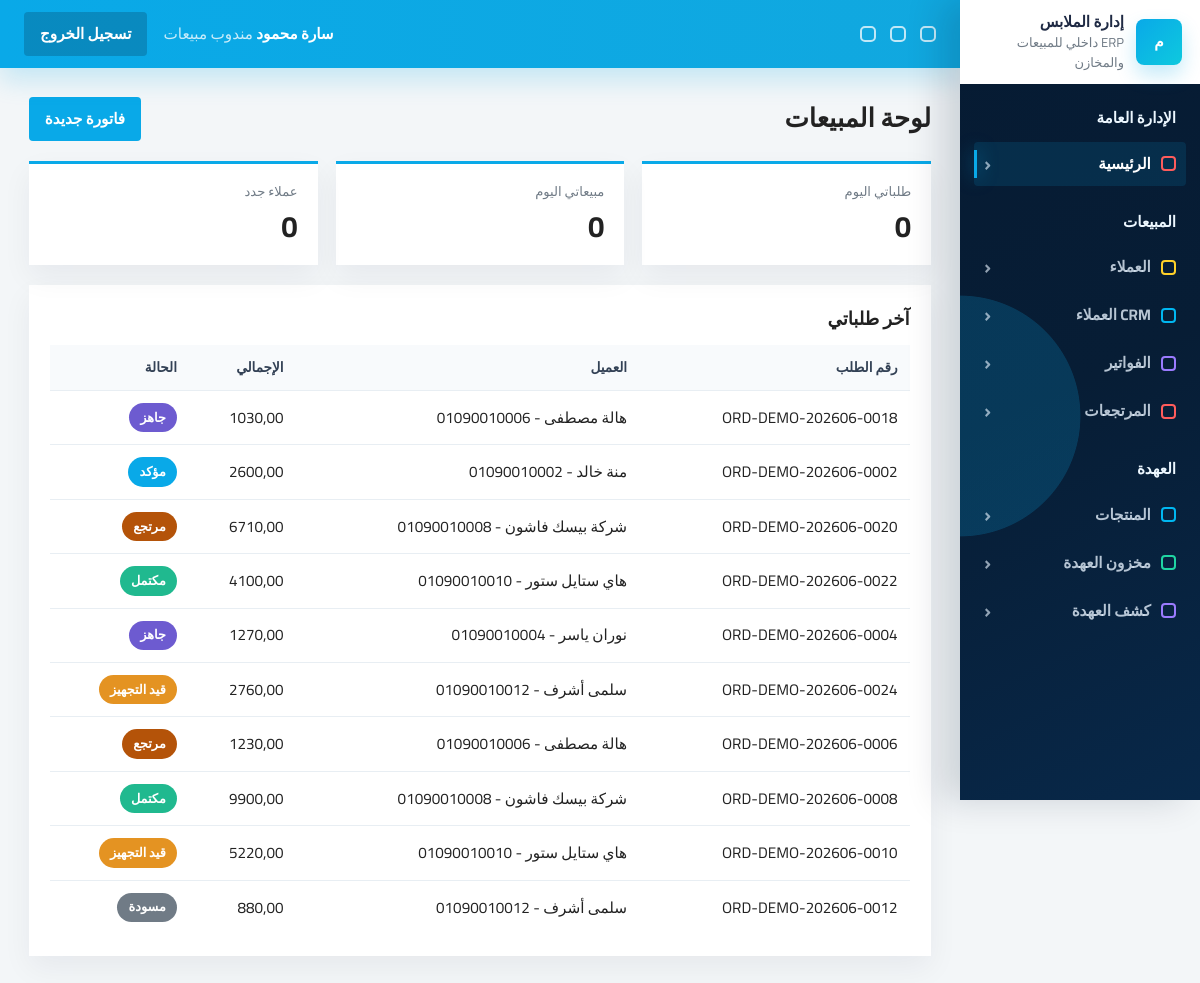
The page / (signed in) on the database its author committed.
### accounts/models.py (models this page shows, shortened)
class User(AbstractUser):
    ROLE_MANAGER = 'manager'
    ROLE_SALES = 'sales'
    ROLE_WAREHOUSE = 'warehouse'
    ROLE_CHOICES = [
        (ROLE_MANAGER, 'مسؤول النظام'),
        (ROLE_SALES, 'مندوب مبيعات'),
        (ROLE_WAREHOUSE, 'مسؤول مخزن'),
    ]
    role = models.CharField(max_length=20, choices=ROLE_CHOICES, default=ROLE_SALES, db_index=True)
    phone = models.CharField(max_length=20, blank=True, null=True)
    created_at = models.DateTimeField(auto_now_add=True, db_index=True)
    class Meta:
        indexes = [
            models.Index(fields=['role', 'is_active']),
            models.Index(fields=['created_at']),
        ]
    @property
    def is_manager(self):
        return self.role == self.ROLE_MANAGER or self.is_superuser

### orders/models.py (models this page shows, shortened)
class Order(models.Model):
    TYPE_B2C = 'b2c'
    TYPE_B2B = 'b2b'
    ORDER_TYPE_CHOICES = [
        (TYPE_B2C, 'قطاعي'),
        (TYPE_B2B, 'جملة'),
    ]
    STATUS_DRAFT = 'draft'
    STATUS_CONFIRMED = 'confirmed'
    STATUS_PREPARING = 'preparing'
    STATUS_READY = 'ready'
    STATUS_COMPLETED = 'completed'
    STATUS_CANCELLED = 'cancelled'
    STATUS_PARTIALLY_RETURNED = 'partially_returned'
    STATUS_RETURNED = 'returned'
    STATUS_CHOICES = [
        (STATUS_DRAFT, 'مسودة'),
        (STATUS_CONFIRMED, 'مؤكد'),
        (STATUS_PREPARING, 'قيد التجهيز'),
        (STATUS_READY, 'جاهز'),
        (STATUS_COMPLETED, 'مكتمل'),
        (STATUS_CANCELLED, 'ملغي'),
        (STATUS_PARTIALLY_RETURNED, 'مرتجع جزئيا'),
        (STATUS_RETURNED, 'مرتجع'),
    ]
    PAYMENT_UNPAID = 'unpaid'
    PAYMENT_PARTIAL = 'partial'
    PAYMENT_PAID = 'paid'
    PAYMENT_STATUS_CHOICES = [
        (PAYMENT_UNPAID, 'غير مدفوع'),
        (PAYMENT_PARTIAL, 'مدفوع جزئيا'),
        (PAYMENT_PAID, 'مدفوع بالكامل'),
    ]
    METHOD_CASH = 'cash'
    METHOD_COD = 'cod'
    METHOD_BANK = 'bank_transfer'
    METHOD_WALLET = 'wallet_transfer'
    PAYMENT_METHOD_CHOICES = [
        (METHOD_CASH, 'نقدي'),
        (METHOD_COD, 'الدفع عند الاستلام'),
        (METHOD_BANK, 'تحويل بنكي مسجل يدويا'),
        (METHOD_WALLET, 'تحويل محفظة مسجل يدويا'),
    ]
    order_number = models.CharField(max_length=50, unique=True, db_index=True)
    order_type = models.CharField(max_length=10, choices=ORDER_TYPE_CHOICES)
    customer = models.ForeignKey(Customer, on_delete=models.SET_NULL, null=True)
    warehouse = models.ForeignKey(Warehouse, on_delete=models.SET_NULL, null=True)
    status = models.CharField(max_length=20, choices=STATUS_CHOICES, default=STATUS_DRAFT, db_index=True)
    payment_status = models.CharField(max_length=20, choices=PAYMENT_STATUS_CHOICES, default=PAYMENT_UNPAID, db_index=True)
    payment_method = models.CharField(max_length=30, choices=PAYMENT_METHOD_CHOICES, default=METHOD_CASH)
    wallet_from_number = models.CharField(max_length=50, blank=True, null=True)
    wallet_to_number = models.CharField(max_length=50, blank=True, null=True)
    subtotal = models.DecimalField(max_digits=12, decimal_places=2, default=0)
    discount = models.DecimalField(max_digits=12, decimal_places=2, default=0)
    discount_amount = models.DecimalField(max_digits=12, decimal_places=2, default=0, validators=[MinValueValidator(0)])
    discount_percentage = models.DecimalField(max_digits=5, decimal_places=2, default=0, validators=[MinValueValidator(0), MaxValueValidator(100)])
    discount_reason = models.TextField(blank=True, null=True)
    discount_approved_by = models.ForeignKey(
        settings.AUTH_USER_MODEL,
        on_delete=models.SET_NULL,
        null=True,
        blank=True,
        related_name='approved_order_discounts',
    )
    total = models.DecimalField(max_digits=12, decimal_places=2, default=0)
    total_cost = models.DecimalField(max_digits=12, decimal_places=2, default=0)
    gross_profit = models.DecimalField(max_digits=12, decimal_places=2, default=0)
    paid_amount = models.DecimalField(max_digits=12, decimal_places=2, default=0)
    remaining_amount = models.DecimalField(max_digits=12, decimal_places=2, default=0)
    notes = models.TextField(blank=True, null=True)
    created_by = models.ForeignKey(settings.AUTH_USER_MODEL, on_delete=models.SET_NULL, null=True)
    created_at = models.DateTimeField(auto_now_add=True, db_index=True)
    updated_at = models.DateTimeField(auto_now=True)
    class Meta:
        indexes = [
            models.Index(fields=['order_number']),
            models.Index(fields=['status', 'created_at']),
            models.Index(fields=['created_at']),
        ]

### customers/models.py (models this page shows)
class Customer(models.Model):
    TYPE_B2C = 'b2c'
    TYPE_B2B = 'b2b'
    TYPE_RETAIL = 'retail'
    TYPE_WHOLESALE = 'wholesale'
    TYPE_VIP = 'vip'
    TYPE_INACTIVE = 'inactive'
    TYPE_POTENTIAL = 'potential'
    TYPE_PROBLEM = 'problem_customer'
    CUSTOMER_TYPE_CHOICES = [
        (TYPE_B2C, 'عميل فردي'),
        (TYPE_B2B, 'عميل جملة / شركة'),
        (TYPE_RETAIL, 'قطاعي'),
        (TYPE_WHOLESALE, 'جملة'),
        (TYPE_VIP, 'VIP'),
        (TYPE_INACTIVE, 'غير نشط'),
        (TYPE_POTENTIAL, 'محتمل'),
        (TYPE_PROBLEM, 'عميل يحتاج متابعة'),
    ]
    name = models.CharField(max_length=200, db_index=True)
    customer_type = models.CharField(max_length=30, choices=CUSTOMER_TYPE_CHOICES, default=TYPE_RETAIL, db_index=True)
    phone = models.CharField(max_length=20, db_index=True)
    whatsapp = models.CharField(max_length=20, blank=True, null=True)
    email = models.EmailField(blank=True, null=True)
    company_name = models.CharField(max_length=200, blank=True, null=True)
    tax_number = models.CharField(max_length=100, blank=True, null=True)
    address = models.TextField(blank=True, null=True)
    credit_limit = models.DecimalField(max_digits=12, decimal_places=2, default=0, validators=[MinValueValidator(0)])
    opening_balance = models.DecimalField(max_digits=12, decimal_places=2, default=0)
    notes = models.TextField(blank=True, null=True)
    is_active = models.BooleanField(default=True, db_index=True)
    created_by = models.ForeignKey(settings.AUTH_USER_MODEL, on_delete=models.SET_NULL, null=True)
    created_at = models.DateTimeField(auto_now_add=True, db_index=True)
    class Meta:
        indexes = [
            models.Index(fields=['phone']),
            models.Index(fields=['name', 'phone']),
            models.Index(fields=['created_at']),
        ]
    def __str__(self):
        return f'{self.name} - {self.phone}'

### dashboard/views.py (the view, shortened to what this page needs)
# urls.py: path('', DashboardView.as_view(), name='index'),
class DashboardView(RoleRequiredMixin, TemplateView):
    allowed_roles = ('manager', 'sales', 'warehouse')
    def get_template_names(self):
        role = self.request.user.role
        if self.request.user.is_superuser or role == 'manager':
            return ['dashboard/manager.html']
        if role == 'warehouse':
            return ['dashboard/warehouse.html']
        return ['dashboard/sales.html']
    def get_context_data(self, **kwargs):
        context = super().get_context_data(**kwargs)
        today = timezone.localdate()
        user = self.request.user
        if user.is_superuser or user.role == 'manager':
            orders = Order.objects.filter(created_at__date=today).exclude(status__in=[Order.STATUS_CANCELLED, Order.STATUS_RETURNED])
            context.update({
                'today_sales': orders.aggregate(v=Sum('total'))['v'] or 0,
                'today_cost': orders.aggregate(v=Sum('total_cost'))['v'] or 0,
                'today_gross_profit': orders.aggregate(v=Sum('gross_profit'))['v'] or 0,
                'cash_balance': CashAccount.objects.filter(is_active=True).aggregate(v=Sum('balance'))['v'] or 0,
                'today_expenses': PaymentTransaction.objects.filter(
                    transaction_type=PaymentTransaction.TYPE_EXPENSE,
                    created_at__date=today,
                ).aggregate(v=Sum('amount'))['v'] or 0,
                'today_orders': orders.count(),
                'paid_total': orders.aggregate(v=Sum('paid_amount'))['v'] or 0,
                'remaining_total': orders.aggregate(v=Sum('remaining_amount'))['v'] or 0,
                'low_stocks': Stock.objects.select_related('warehouse', 'variant__product').filter(quantity__lte=F('min_quantity'))[:10],
                'latest_orders': Order.objects.select_related('customer', 'created_by').order_by('-created_at')[:10],
                'top_products': OrderItem.objects.values('variant__product__name').annotate(qty=Sum('quantity')).order_by('-qty')[:10],
                'employee_sales': Order.objects.values('created_by__username').annotate(total=Sum('total'), count=Count('id')).order_by('-total')[:10],
            })
        else:
            my_orders = Order.objects.filter(created_by=user, created_at__date=today)
            context.update({
                'my_orders_today': my_orders.count(),
                'my_sales_today': my_orders.aggregate(v=Sum('total'))['v'] or 0,
                'my_customers': Customer.objects.filter(created_by=user, created_at__date=today).count(),
                'latest_orders': Order.objects.filter(created_by=user).select_related('customer').order_by('-created_at')[:10],
            })
        return context

### accounts/permissions.py (called while the page is built)
def has_role(user, *roles):
    if not user.is_authenticated:
        return False
    if user.is_superuser or getattr(user, 'role', None) == 'manager':
        return True
    return getattr(user, 'role', None) in roles

    def test_func(self):
        return has_role(self.request.user, *self.allowed_roles)

### templates/dashboard/sales.html (shortened to what this page needs)
{% extends 'base.html' %}
{% block content %}
<div class="page-head"><h1>لوحة المبيعات</h1><a class="btn btn-accent" href="{% url 'orders:create' %}">فاتورة جديدة</a></div>
<div class="stats-grid">
    <div class="stat-card"><span>طلباتي اليوم</span><strong>{{ my_orders_today }}</strong></div>
    <div class="stat-card"><span>مبيعاتي اليوم</span><strong>{{ my_sales_today }}</strong></div>
    <div class="stat-card"><span>عملاء جدد</span><strong>{{ my_customers }}</strong></div>
</div>
<section class="card">
    <h2>آخر طلباتي</h2>
    <div class="table-wrap">
        <table>
            <thead><tr><th>رقم الطلب</th><th>العميل</th><th>الإجمالي</th><th>الحالة</th></tr></thead>
            <tbody>
            {% for order in latest_orders %}
                <tr><td>{{ order.order_number }}</td><td>{{ order.customer|default:'-' }}</td><td>{{ order.total }}</td><td><span class="badge status-{{ order.status }}">{{ order.get_status_display }}</span></td></tr>
            {% empty %}
                <tr><td colspan="4">لا توجد طلبات حديثة</td></tr>
            {% endfor %}
            </tbody>
        </table>
    </div>
</section>
{% endblock %}

### templates/partials/navbar.html (shortened to what this page needs)
<header class="topbar">
    <div class="topbar-tools" aria-hidden="true">
        <span></span>
        <span></span>
        <span></span>
    </div>
    <div class="topbar-user">
        <strong>{{ request.user.get_full_name|default:request.user.username }}</strong>
        <span>{{ request.user.get_role_display }}</span>
    </div>
    <form method="post" action="{% url 'accounts:logout' %}">
        <button class="btn btn-secondary" type="submit">تسجيل الخروج</button>
    </form>
</header>

### rows shown on the page
User: user.get_full_name "سارة محمود", user.role "مندوب مبيعات"
Order: order_number "ORD-DEMO-202606-0018", customer "هالة مصطفى - 01090010006", total "1030,00", status "جاهز"
Order: order_number "ORD-DEMO-202606-0002", customer "منة خالد - 01090010002", total "2600,00", status "مؤكد"
Order: order_number "ORD-DEMO-202606-0020", customer "شركة بيسك فاشون - 01090010008", total "6710,00", status "مرتجع"
Order: order_number "ORD-DEMO-202606-0022", customer "هاي ستايل ستور - 01090010010", total "4100,00", status "مكتمل"
Order: order_number "ORD-DEMO-202606-0004", customer "نوران ياسر - 01090010004", total "1270,00", status "جاهز"
Order: order_number "ORD-DEMO-202606-0024", customer "سلمى أشرف - 01090010012", total "2760,00", status "قيد التجهيز"
Order: order_number "ORD-DEMO-202606-0006", customer "هالة مصطفى - 01090010006", total "1230,00", status "مرتجع"
Order: order_number "ORD-DEMO-202606-0008", customer "شركة بيسك فاشون - 01090010008", total "9900,00", status "مكتمل"
Order: order_number "ORD-DEMO-202606-0010", customer "هاي ستايل ستور - 01090010010", total "5220,00", status "قيد التجهيز"
Order: order_number "ORD-DEMO-202606-0012", customer "سلمى أشرف - 01090010012", total "880,00", status "مسودة"

### other values the page prints
{{ my_orders_today }} "0"
{{ my_sales_today }} "0"
{{ my_customers }} "0"
